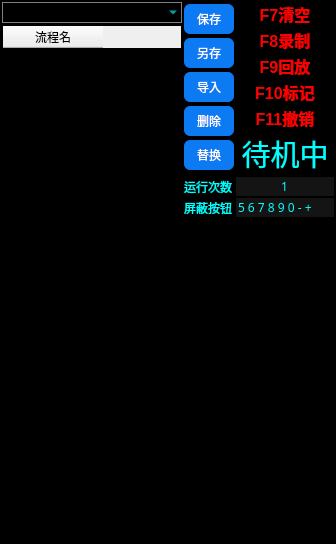
<?xml version="1.0" encoding="UTF-8"?>
<ui version="4.0">
 <class>MainWindow</class>
 <widget class="QMainWindow" name="MainWindow">
  <property name="geometry">
   <rect>
    <x>0</x>
    <y>0</y>
    <width>336</width>
    <height>544</height>
   </rect>
  </property>
  <property name="windowTitle">
   <string>懒人躺宝3.0</string>
  </property>
  <property name="styleSheet">
   <string notr="true">#lb_state,QComboBox{
	color: rgb(0, 255, 255);
}

#MainWindow,QInputDialog,QTableWidget,QPlainTextEdit,QComboBox{

	background-color: rgb(0, 0, 0);
}
QLabel{
	color: rgb(255, 0, 0);

}

#label_7,#label_8,QLineEdit,QPlainTextEdit,QTableWidget{
	color: rgb(0, 255, 255);
}
QTableWidget{
	
	color: rgb(0, 85, 255);
}
QPushButton{
    border-radius:6px;
	color: rgb(255, 255, 255);
	background-color: rgb(12, 123, 243);
}
QPushButton:hover{
	background-color:rgb(0, 85, 255);
}

QComboBox:!editable {
     background: rgb(0, 0, 0);
}
QComboBox:editable:on {
    background: rgb(0, 0, 0);
}
QComboBox {
border: 1px solid gray;   /* 边框 */
    background: transparent;
}



QScrollBar:vertical
{
    width:8px;
    background:rgba(0,0,0,0%); /* 去掉原来的*/
    margin:0px,0px,0px,0px;
    padding-top:9px;   
    padding-bottom:9px;
}
QScrollBar::handle:vertical
{
    width:8px;
    background:rgb(89, 89, 89);
    border-radius:4px;  
    min-height:20;
}
QScrollBar::handle:vertical:hover
{
    width:8px;
    background: rgb(12, 123, 243);
    border-radius:4px;
    min-height:20;
}
QScrollBar::add-line:vertical 
{
    height:9px;width:8px;
    border-image:url(:/3.png);
    subcontrol-position:bottom;
}
QScrollBar::sub-line:vertical 
{
    height:9px;width:8px;
    border-image:url(:/1.png);
    subcontrol-position:top;
}
QScrollBar::add-line:vertical:hover  
{
    height:9px;width:8px;
    border-image:url(:/4.png);
    subcontrol-position:bottom;
}
QScrollBar::sub-line:vertical:hover  
{
    height:9px;width:8px;
    border-image:url(:/2.png);
    subcontrol-position:top;
}
QScrollBar::add-page:vertical,QScrollBar::sub-page:vertical   
{
    background:rgba(25,25,25,50%);
    border-radius:4px;
}
QLineEdit{

	background-color: rgb(20, 20, 20);
	border-style:outset;
}</string>
  </property>
  <widget class="QWidget" name="centralwidget">
   <layout class="QGridLayout" name="gridLayout">
    <property name="leftMargin">
     <number>2</number>
    </property>
    <property name="topMargin">
     <number>2</number>
    </property>
    <property name="rightMargin">
     <number>2</number>
    </property>
    <property name="bottomMargin">
     <number>2</number>
    </property>
    <property name="spacing">
     <number>2</number>
    </property>
    <item row="0" column="0">
     <widget class="QComboBox" name="cb_history">
      <property name="font">
       <font>
        <family>微软雅黑</family>
       </font>
      </property>
     </widget>
    </item>
    <item row="0" column="1" rowspan="2">
     <layout class="QVBoxLayout" name="verticalLayout">
      <item>
       <widget class="QPushButton" name="bt_save">
        <property name="minimumSize">
         <size>
          <width>50</width>
          <height>30</height>
         </size>
        </property>
        <property name="font">
         <font>
          <family>微软雅黑</family>
         </font>
        </property>
        <property name="text">
         <string>保存</string>
        </property>
       </widget>
      </item>
      <item>
       <widget class="QPushButton" name="bt_save_as">
        <property name="minimumSize">
         <size>
          <width>50</width>
          <height>30</height>
         </size>
        </property>
        <property name="font">
         <font>
          <family>微软雅黑</family>
         </font>
        </property>
        <property name="text">
         <string>另存</string>
        </property>
       </widget>
      </item>
      <item>
       <widget class="QPushButton" name="bt_load">
        <property name="minimumSize">
         <size>
          <width>50</width>
          <height>30</height>
         </size>
        </property>
        <property name="font">
         <font>
          <family>微软雅黑</family>
         </font>
        </property>
        <property name="text">
         <string>导入</string>
        </property>
       </widget>
      </item>
      <item>
       <widget class="QPushButton" name="bt_dele">
        <property name="enabled">
         <bool>false</bool>
        </property>
        <property name="minimumSize">
         <size>
          <width>50</width>
          <height>30</height>
         </size>
        </property>
        <property name="font">
         <font>
          <family>微软雅黑</family>
         </font>
        </property>
        <property name="text">
         <string>删除</string>
        </property>
       </widget>
      </item>
      <item>
       <widget class="QPushButton" name="bt_replace">
        <property name="enabled">
         <bool>false</bool>
        </property>
        <property name="minimumSize">
         <size>
          <width>50</width>
          <height>30</height>
         </size>
        </property>
        <property name="font">
         <font>
          <family>微软雅黑</family>
         </font>
        </property>
        <property name="text">
         <string>替换</string>
        </property>
       </widget>
      </item>
     </layout>
    </item>
    <item row="0" column="2" rowspan="2">
     <layout class="QVBoxLayout" name="verticalLayout_2">
      <item>
       <widget class="QLabel" name="label">
        <property name="font">
         <font>
          <pointsize>12</pointsize>
          <bold>true</bold>
         </font>
        </property>
        <property name="text">
         <string>F7清空</string>
        </property>
        <property name="alignment">
         <set>Qt::AlignCenter</set>
        </property>
       </widget>
      </item>
      <item>
       <widget class="QLabel" name="label_2">
        <property name="font">
         <font>
          <pointsize>12</pointsize>
          <bold>true</bold>
         </font>
        </property>
        <property name="text">
         <string>F8录制</string>
        </property>
        <property name="alignment">
         <set>Qt::AlignCenter</set>
        </property>
       </widget>
      </item>
      <item>
       <widget class="QLabel" name="label_3">
        <property name="font">
         <font>
          <pointsize>12</pointsize>
          <bold>true</bold>
         </font>
        </property>
        <property name="text">
         <string>F9回放</string>
        </property>
        <property name="alignment">
         <set>Qt::AlignCenter</set>
        </property>
       </widget>
      </item>
      <item>
       <widget class="QLabel" name="label_4">
        <property name="font">
         <font>
          <pointsize>12</pointsize>
          <bold>true</bold>
         </font>
        </property>
        <property name="text">
         <string>F10标记</string>
        </property>
        <property name="alignment">
         <set>Qt::AlignCenter</set>
        </property>
       </widget>
      </item>
      <item>
       <widget class="QLabel" name="label_5">
        <property name="font">
         <font>
          <pointsize>12</pointsize>
          <bold>true</bold>
         </font>
        </property>
        <property name="text">
         <string>F11撤销</string>
        </property>
        <property name="alignment">
         <set>Qt::AlignCenter</set>
        </property>
       </widget>
      </item>
      <item>
       <widget class="QLabel" name="lb_state">
        <property name="font">
         <font>
          <family>微软雅黑</family>
          <pointsize>22</pointsize>
          <bold>false</bold>
         </font>
        </property>
        <property name="styleSheet">
         <string notr="true"/>
        </property>
        <property name="text">
         <string>待机中</string>
        </property>
        <property name="alignment">
         <set>Qt::AlignCenter</set>
        </property>
       </widget>
      </item>
     </layout>
    </item>
    <item row="1" column="0" rowspan="4">
     <widget class="QTableWidget" name="tw_process">
      <property name="minimumSize">
       <size>
        <width>180</width>
        <height>0</height>
       </size>
      </property>
      <property name="font">
       <font>
        <family>微软雅黑</family>
       </font>
      </property>
      <property name="mouseTracking">
       <bool>false</bool>
      </property>
      <property name="acceptDrops">
       <bool>false</bool>
      </property>
      <column>
       <property name="text">
        <string>流程名</string>
       </property>
      </column>
     </widget>
    </item>
    <item row="2" column="1">
     <widget class="QLabel" name="label_7">
      <property name="font">
       <font>
        <family>微软雅黑</family>
       </font>
      </property>
      <property name="text">
       <string>运行次数</string>
      </property>
     </widget>
    </item>
    <item row="2" column="2">
     <widget class="QLineEdit" name="led_time">
      <property name="font">
       <font>
        <family>微软雅黑</family>
       </font>
      </property>
      <property name="text">
       <string>1</string>
      </property>
      <property name="alignment">
       <set>Qt::AlignCenter</set>
      </property>
      <property name="cursorMoveStyle">
       <enum>Qt::LogicalMoveStyle</enum>
      </property>
     </widget>
    </item>
    <item row="3" column="1">
     <widget class="QLabel" name="label_8">
      <property name="font">
       <font>
        <family>微软雅黑</family>
       </font>
      </property>
      <property name="text">
       <string>屏蔽按钮</string>
      </property>
     </widget>
    </item>
    <item row="3" column="2">
     <widget class="QLineEdit" name="led_band_keys">
      <property name="font">
       <font>
        <family>微软雅黑</family>
       </font>
      </property>
      <property name="text">
       <string>5 6 7 8 9 0 - +</string>
      </property>
     </widget>
    </item>
    <item row="4" column="1" colspan="2">
     <widget class="QPlainTextEdit" name="pte_jb">
      <property name="font">
       <font>
        <family>微软雅黑</family>
       </font>
      </property>
     </widget>
    </item>
   </layout>
  </widget>
 </widget>
 <resources/>
 <connections/>
</ui>
